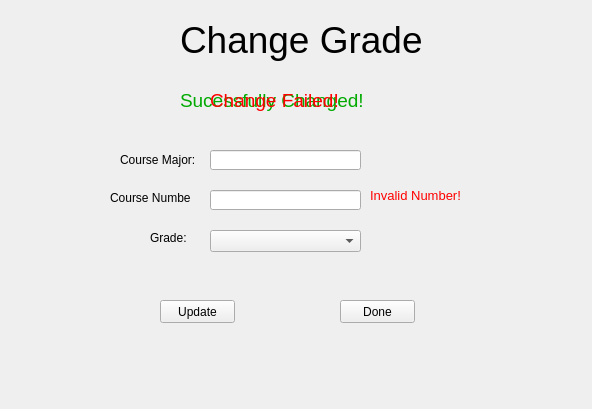
<?xml version="1.0" encoding="UTF-8"?>
<ui version="4.0">
 <class>ChangePop</class>
 <widget class="QWidget" name="ChangePop">
  <property name="geometry">
   <rect>
    <x>0</x>
    <y>0</y>
    <width>592</width>
    <height>409</height>
   </rect>
  </property>
  <property name="windowTitle">
   <string>Form</string>
  </property>
  <widget class="QLabel" name="label_3">
   <property name="geometry">
    <rect>
     <x>180</x>
     <y>0</y>
     <width>241</width>
     <height>81</height>
    </rect>
   </property>
   <property name="text">
    <string>&lt;html&gt;&lt;head/&gt;&lt;body&gt;&lt;p&gt;&lt;span style=&quot; font-size:28pt;&quot;&gt;Change Grade&lt;/span&gt;&lt;/p&gt;&lt;/body&gt;&lt;/html&gt;</string>
   </property>
  </widget>
  <widget class="QLineEdit" name="lineEdit">
   <property name="geometry">
    <rect>
     <x>210</x>
     <y>150</y>
     <width>151</width>
     <height>20</height>
    </rect>
   </property>
  </widget>
  <widget class="QLabel" name="label_2">
   <property name="geometry">
    <rect>
     <x>110</x>
     <y>190</y>
     <width>81</width>
     <height>16</height>
    </rect>
   </property>
   <property name="text">
    <string>Course Number:</string>
   </property>
  </widget>
  <widget class="QLabel" name="label_8">
   <property name="geometry">
    <rect>
     <x>370</x>
     <y>180</y>
     <width>121</width>
     <height>31</height>
    </rect>
   </property>
   <property name="text">
    <string>&lt;html&gt;&lt;head/&gt;&lt;body&gt;&lt;p&gt;&lt;span style=&quot; font-size:10pt; color:#ff0000;&quot;&gt;Invalid Number!&lt;/span&gt;&lt;/p&gt;&lt;/body&gt;&lt;/html&gt;</string>
   </property>
  </widget>
  <widget class="QPushButton" name="pushButton_2">
   <property name="geometry">
    <rect>
     <x>340</x>
     <y>300</y>
     <width>75</width>
     <height>23</height>
    </rect>
   </property>
   <property name="text">
    <string>Done</string>
   </property>
  </widget>
  <widget class="QLabel" name="label_4">
   <property name="geometry">
    <rect>
     <x>150</x>
     <y>230</y>
     <width>41</width>
     <height>16</height>
    </rect>
   </property>
   <property name="text">
    <string>Grade:</string>
   </property>
  </widget>
  <widget class="QLabel" name="label">
   <property name="geometry">
    <rect>
     <x>120</x>
     <y>150</y>
     <width>81</width>
     <height>20</height>
    </rect>
   </property>
   <property name="text">
    <string>Course Major:</string>
   </property>
  </widget>
  <widget class="QLabel" name="label_6">
   <property name="geometry">
    <rect>
     <x>180</x>
     <y>80</y>
     <width>201</width>
     <height>41</height>
    </rect>
   </property>
   <property name="text">
    <string>&lt;html&gt;&lt;head/&gt;&lt;body&gt;&lt;p&gt;&lt;span style=&quot; font-size:14pt; color:#00aa00;&quot;&gt;Sucessfully Changed!&lt;/span&gt;&lt;/p&gt;&lt;/body&gt;&lt;/html&gt;</string>
   </property>
  </widget>
  <widget class="QLineEdit" name="lineEdit_2">
   <property name="geometry">
    <rect>
     <x>210</x>
     <y>190</y>
     <width>151</width>
     <height>20</height>
    </rect>
   </property>
  </widget>
  <widget class="QLabel" name="label_7">
   <property name="geometry">
    <rect>
     <x>210</x>
     <y>80</y>
     <width>161</width>
     <height>41</height>
    </rect>
   </property>
   <property name="text">
    <string>&lt;html&gt;&lt;head/&gt;&lt;body&gt;&lt;p&gt;&lt;span style=&quot; font-size:14pt; color:#ff0000;&quot;&gt;Change Failed!&lt;/span&gt;&lt;/p&gt;&lt;/body&gt;&lt;/html&gt;</string>
   </property>
  </widget>
  <widget class="QComboBox" name="comboBox">
   <property name="geometry">
    <rect>
     <x>210</x>
     <y>230</y>
     <width>151</width>
     <height>22</height>
    </rect>
   </property>
  </widget>
  <widget class="QPushButton" name="pushButton">
   <property name="geometry">
    <rect>
     <x>160</x>
     <y>300</y>
     <width>75</width>
     <height>23</height>
    </rect>
   </property>
   <property name="text">
    <string>Update</string>
   </property>
  </widget>
 </widget>
 <resources/>
 <connections/>
</ui>
